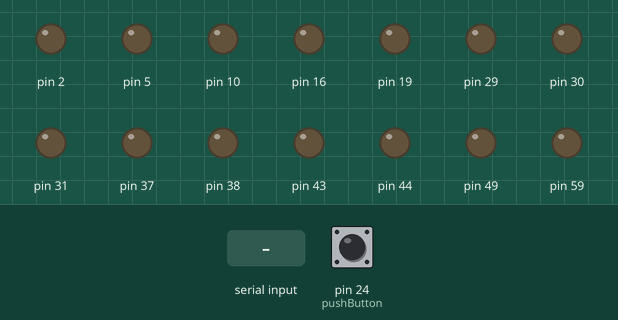
Simulated run of this sketch. Board: Arduino Mega 2560, built with avr-gcc and run on an emulated ATmega2560. Parts: output pins drawn as LEDs (lit = HIGH). The test bench sets the inputs (shaded band); at power-on: pin 24 (pushButton) LOW.

Above: at 1.2 s.
1.3 s: "90,45\n" received over Serial
At 3.9 s:
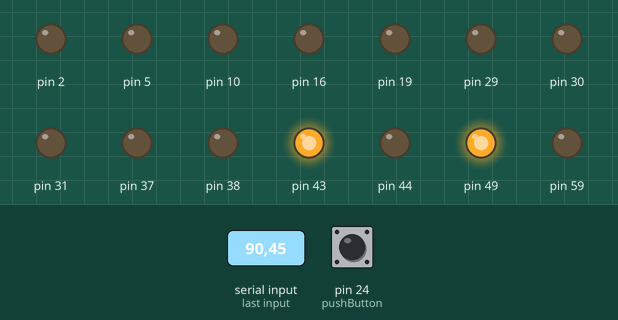
4.3 s: "30,150\n" received over Serial
At 6.1 s:
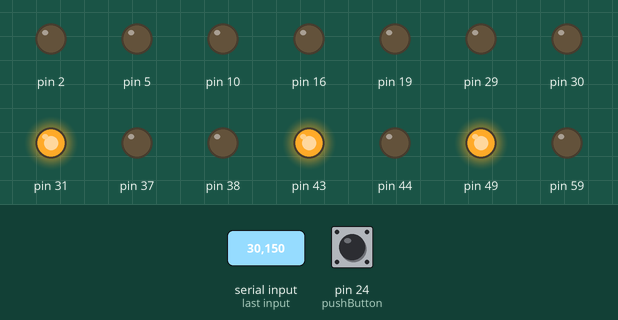
7.3 s: "1\n" received over Serial
At 9.6 s:
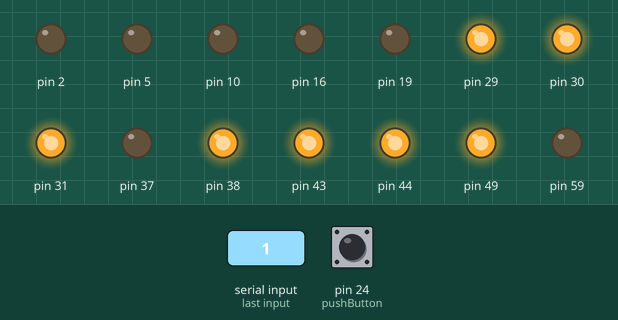
10.3 s: "5\n" received over Serial
13.3 s: "90\n" received over Serial
15.9 s: "0\n" received over Serial
At 16.7 s:
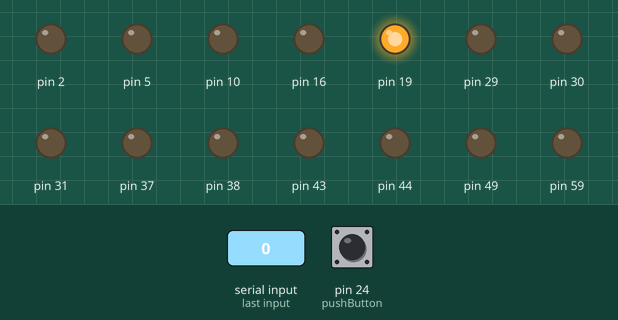
Timing chart, 0 to 22.4 s (numbered marks = the images above; inputs shaded):
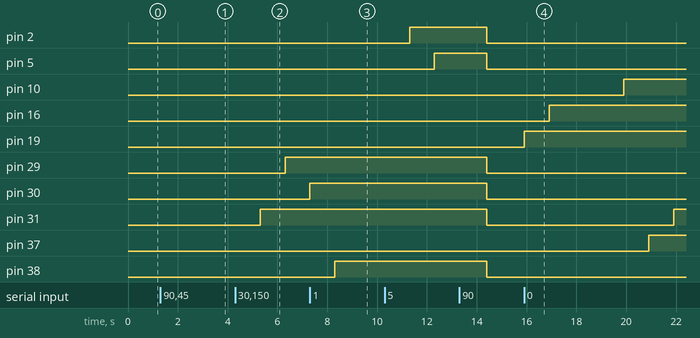

The sketch:

loom2_1_116_serial.ino
```cpp
const int numFaders = 16;
const int motorsOnboard = 16;
const int millisecs = 500;

int pushButton = 24;


int buttonPushCounter = 0;   // counter for the number of button presses
int buttonState = 0;         // current state of the button
int lastButtonState = 0;     // previous state of the button


//***********************Planned pins*******************
//int enable[numFaders] ={
//  38, 40, 42, 44, 46, 48, 50, 52,
//  39, 41, 43, 45, 47, 49, 51, 53 };
//
//
//int yellowPole[numFaders] = {
//   22, 24, 26, 28, 30, 32, 34, 36,
//   23, 25, 27, 29, 31, 33, 35, 37 };
//
//
//int whitePole[numFaders] = {
//   21, 20, 19, 18, 17, 16, 15, 14,
//   0,   1,  2,  3,  4,  5,  6,  7};

//********************Test Pins************************

//First is enable, second and third are motor terminals
const int pinsPer = 3;

int motors[][3] =
  {
    {    21, 20, 19  } ,
    {    18, 17, 16  }  ,
    { 53, 51, 49 },
    { 47 ,45, 43  },
     {8, 9, 10},

    { 41, 39, 37},
    { 35, 33, 31},
    { 25, 27, 29 },

    {28, 30, 32},
    {34, 36, 38 },
    { 40, 42, 44},
    {50,  48, 46},
    {15,14,2},
    {3, 4, 5},
    {56,55,54},
    {57,58,59}

  };


//    21, 20, 19    }
//  ,
//  {
//    18, 17, 16    }
//  ,
//  {
//    15, 4, 2    }
//  ,
//  {
//    53, 51, 49   }
//  ,
//  {
//    47 ,45, 43    }
//  ,
//  {
//    8, 9, 10  }
//  ,
//  {
//    41, 39, 37  }
//  ,
//  {
//    23, 22, 25   }
//  ,
//  {
//    35, 33, 31  }
//  ,
//  {
//    28, 30, 32  }
//  ,
//  {
//    34, 36, 38   }
//  ,
//  {
//    11, 10, 12  }
//  ,
//  {
//    5,6,7  }
//  ,
//  {
//    40,42,44  }
//  ,
//  {
//    56, 55, 57  }
//
//


void setup(){
  Serial.begin(9600);
    pinMode(pushButton, INPUT);
 //Set each pin to output
  for(int i = 0; i < motorsOnboard; i++ ){
    //Serial.println("hello");
    for(int j = 0; j < pinsPer; j++ ){
      //Serial.println(motors[i][j]);
      pinMode(motors[i][j], OUTPUT);

    }
  }

  // Set the enable pins to HIGH


  for(int i = 0; i < motorsOnboard; i++ ){
    //Serial.println("hello");
    for(int j = 0; j < pinsPer; j++ ){
      //Serial.println(motors[i][j]);
      digitalWrite(motors[i][0], HIGH);

    }
  }

}

/*

  int,int,int,int,int,int,int,int,int,int,int,int,int,int,int,int,
  filereader on drop; read an image from esktop take the address
  take that src and create an img element, set source to be file's path
   take it and put it on canvas

*/

void loop(){


  buttonState = digitalRead(pushButton);

  // compare the buttonState to its previous state
  if (buttonState != lastButtonState) {
    // if the state has changed, increment the counter
    if (buttonState == HIGH) {
      // if the current state is HIGH then the button
      // wend from off to on:
      buttonPushCounter++;
     // Serial.println("on");
    //  Serial.print("number of button pushes:  ");
      Serial.println(buttonPushCounter);
    }
//    else {
//      // if the current state is LOW then the button
//      // wend from on to off:
//      Serial.println("off");
//    }
    // Delay a little bit to avoid bouncing
    delay(5);
  }
  // save the current state as the last state,
  //for next time through the loop
  lastButtonState = buttonState;


  //Up down Procedure
  if (Serial.available()>0){
    delay(5);
    for (int i = 0; i < motorsOnboard; i++ ){
      int thisValue= Serial.parseInt();
      //Serial.print(thisValue);
      if (thisValue == 1){
        digitalWrite(motors[i][1], HIGH);
        digitalWrite(motors[i][2], LOW);

      }
      else if (thisValue == 0){
        digitalWrite(motors[i][1], LOW);
        digitalWrite(motors[i][2], HIGH);

      }
    }

    delay(100);

     for (int i = 0; i < motorsOnboard; i++ ){
      //Serial.print(thisValue);
        digitalWrite(motors[i][1], LOW);
        digitalWrite(motors[i][2], LOW);
    }

    Serial.println();
    delay(4);
    while(Serial.available()>0){
      char trash = Serial.read();
    }
  }
}
```

Measured:
- after the input at 1.3 s, pin 43: LOW → HIGH after 2.0 s; pin 49: LOW → HIGH after 1.0 s
- after the input at 4.3 s, pin 10: stays LOW (without the input it goes to HIGH after 0.01 s); pin 29: LOW → HIGH after 2.0 s; pin 31: LOW → HIGH after 1.0 s instead of 2.0 s; pin 37: stays LOW (without the input it goes to HIGH after 1.0 s)
- after the input at 7.3 s, pin 30: LOW → HIGH at once
- after the input at 15.9 s, pin 10: LOW → HIGH after 4.0 s; pin 16: LOW → HIGH after 1.0 s; pin 19: LOW → HIGH at once; pin 31: LOW → HIGH after 6.0 s; pin 37: LOW → HIGH after 5.0 s
